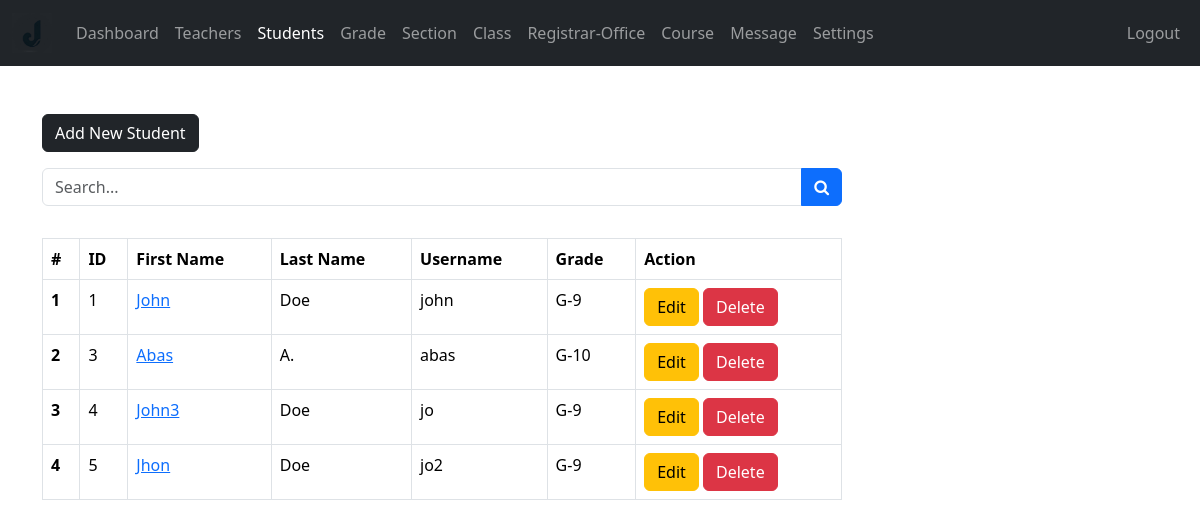
The page /admin/student.php (signed in) on the database its author committed.
### tables this page shows
CREATE TABLE IF NOT EXISTS `students` (
  `student_id` int NOT NULL AUTO_INCREMENT,
  `username` varchar(127) NOT NULL,
  `password` varchar(255) NOT NULL,
  `fname` varchar(127) NOT NULL,
  `lname` varchar(255) NOT NULL,
  `grade` int NOT NULL,
  `section` int NOT NULL,
  `address` varchar(31) NOT NULL,
  `gender` varchar(7) NOT NULL,
  `email_address` varchar(255) NOT NULL,
  `date_of_birth` date NOT NULL,
  `date_of_joined` timestamp NULL DEFAULT CURRENT_TIMESTAMP,
  `parent_fname` varchar(127) NOT NULL,
  `parent_lname` varchar(127) NOT NULL,
  `parent_phone_number` varchar(31) NOT NULL,
  PRIMARY KEY (`student_id`),
  UNIQUE KEY `username` (`username`)
);

CREATE TABLE IF NOT EXISTS `grades` (
  `grade_id` int NOT NULL AUTO_INCREMENT,
  `grade` varchar(31) NOT NULL,
  `grade_code` varchar(7) NOT NULL,
  PRIMARY KEY (`grade_id`)
);

### admin/data/student.php (called while the page is built, shortened)
<?php
function getAllStudents($conn){
   $sql = "SELECT * FROM students";
   $stmt = $conn->prepare($sql);
   $stmt->execute();
   if ($stmt->rowCount() >= 1) {
     $students = $stmt->fetchAll();
     return $students;
   }else {
   	return 0;
   }
}

### admin/data/grade.php (called while the page is built, shortened)
<?php
function getGradeById($grade_id, $conn){
   $sql = "SELECT * FROM grades
           WHERE grade_id=?";
   $stmt = $conn->prepare($sql);
   $stmt->execute([$grade_id]);
   if ($stmt->rowCount() == 1) {
     $grade = $stmt->fetch();
     return $grade;
   }else {
    return 0;
   }
}

### admin/student.php (the view, shortened to what this page needs)
<?php
if (isset($_SESSION['admin_id']) &&
    isset($_SESSION['role'])) {
    if ($_SESSION['role'] == 'Admin') {
       include "../DB_connection.php";
       include "data/student.php";
       include "data/grade.php";
       $students = getAllStudents($conn);
 ?>
<!DOCTYPE html>
<html lang="en">
<head>
	<link rel="stylesheet" href="../css/bootstrap.min.css">
	<link rel="stylesheet" href="../css/style.css">
  <link rel="stylesheet" href="https://cdnjs.cloudflare.com/ajax/libs/font-awesome/4.7.0/css/font-awesome.min.css">
</head>
<body>
    <?php
        include "inc/navbar.php";
        if ($students != 0) {
     ?>
     <div class="container mt-5">
        <a href="student-add.php"
           class="btn btn-dark">Add New Student</a>
           <form action="student-search.php"
                 class="mt-3 n-table"
                 method="get">
             <div class="input-group mb-3">
                <input type="text"
                       class="form-control"
                       name="searchKey"
                       placeholder="Search...">
                <button class="btn btn-primary">
                        <i class="fa fa-search"
                           aria-hidden="true"></i>
                      </button>
             </div>
           </form>
           <div class="table-responsive">
              <table class="table table-bordered mt-3 n-table">
                <thead>
                  <tr>
                    <th scope="col">#</th>
                    <th scope="col">ID</th>
                    <th scope="col">First Name</th>
                    <th scope="col">Last Name</th>
                    <th scope="col">Username</th>
                    <th scope="col">Grade</th>
                    <th scope="col">Action</th>
                  </tr>
                </thead>
                <tbody>
                  <?php $i = 0; foreach ($students as $student ) {
                    $i++;  ?>
                  <tr>
                    <th scope="row"><?=$i?></th>
                    <td><?=$student['student_id']?></td>
                    <td>
                      <a href="student-view.php?student_id=<?=$student['student_id']?>">
                        <?=$student['fname']?>
                      </a>
                    </td>
                    <td><?=$student['lname']?></td>
                    <td><?=$student['username']?></td>
                    <td>
                      <?php
                           $grade = $student['grade'];
                           $g_temp = getGradeById($grade, $conn);
                           if ($g_temp != 0) {
                              echo $g_temp['grade_code'].'-'.
                                     $g_temp['grade'];
                            }
                        ?>
                    </td>
                    <td>
                        <a href="student-edit.php?student_id=<?=$student['student_id']?>"
                           class="btn btn-warning">Edit</a>
                        <a href="student-delete.php?student_id=<?=$student['student_id']?>"
                           class="btn btn-danger">Delete</a>
                    </td>
                  </tr>
                <?php } ?>
                </tbody>
              </table>
           </div>
         <?php } ?>
     </div>
</body>
</html>
<?php
  }else {
    header("Location: ../login.php");
    exit;
  }
}else {
	header("Location: ../login.php");
	exit;
}
?>

### css/style.css (style rules this page uses)
.n-table { max-width: 800px; }

### rows shown on the page
students: student_id "1", fname "John", lname "Doe", username "john", grades.grade_code "G", grades.grade "9"
students: student_id "3", fname "Abas", lname "A.", username "abas", grades.grade_code "G", grades.grade "10"
students: student_id "4", fname "John3", lname "Doe", username "jo", grades.grade_code "G", grades.grade "9"
students: student_id "5", fname "Jhon", lname "Doe", username "jo2", grades.grade_code "G", grades.grade "9"
